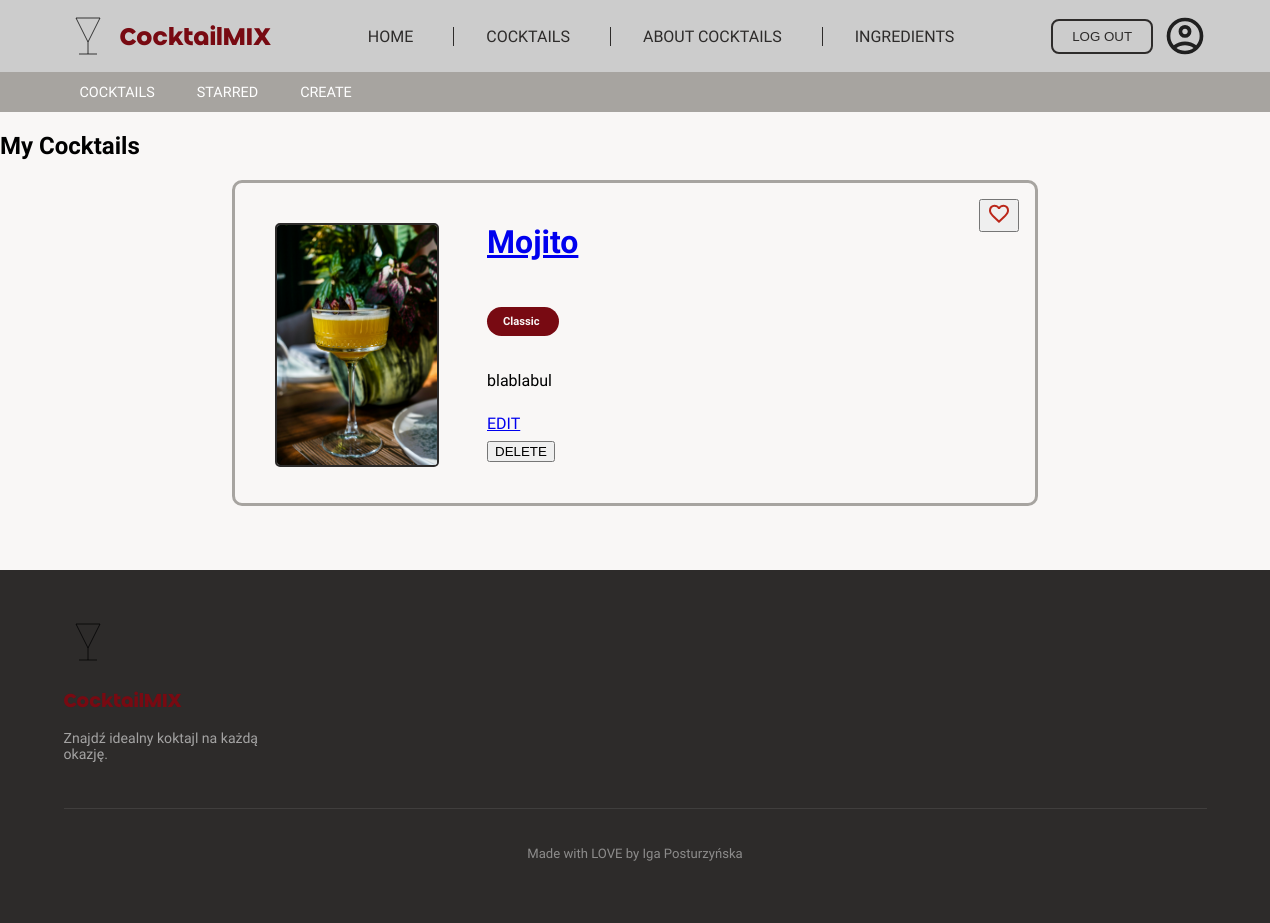
Before: /cocktails/users_cocktails/ (signed in) with the older database file.
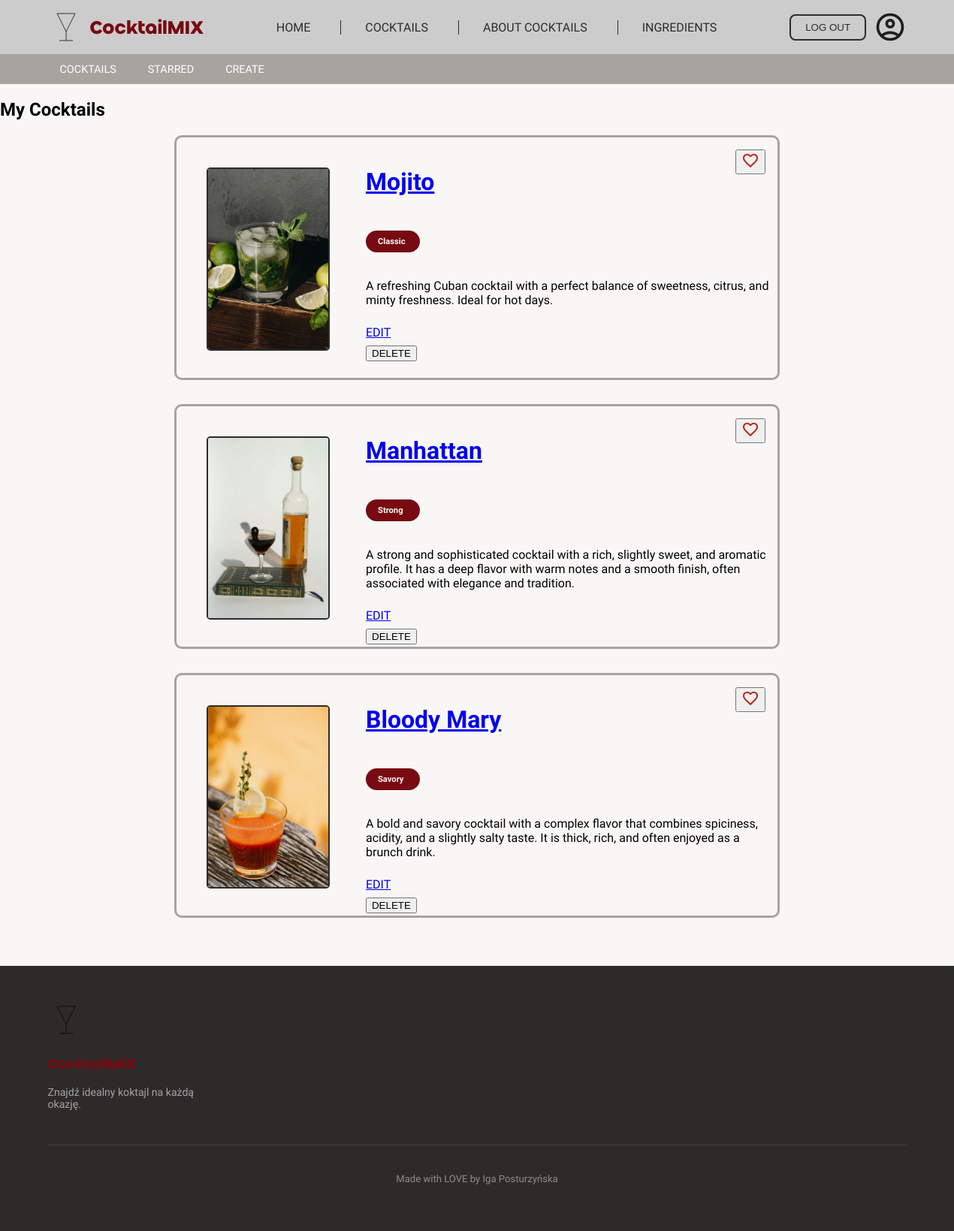
After: the same page with the newer database file.
### cocktails/models.py (models this page shows, shortened)
class Cocktail(models.Model):
    id = models.AutoField(primary_key=True)
    user = models.ForeignKey(settings.AUTH_USER_MODEL, on_delete=models.CASCADE, related_name='cocktails', null=True, blank=True)
    name = models.CharField(max_length=50)
    category = models.CharField(max_length=50)
    description = models.TextField(blank=True)
    image = models.ImageField(upload_to='cocktails/', blank=True, null=True)
    date = models.DateField(auto_now=True)
    ingredients = models.ManyToManyField(Ingredient, through='CocktailIngrediets', blank = True)

### cocktails/views.py (the view)
# urls.py: path('users_cocktails/', views.user_cocktails, name='users_cocktails'),
def user_cocktails(request):
    cocktails = request.user.cocktails.all()
    return render(request, 'cocktails/user_cocktails.html', {'user': request.user, 'cocktails':cocktails})

### cocktails/templates/cocktails/user_cocktails.html (shortened to what this page needs)
{% extends 'base.html' %}
{% block content %}
{% if request.user.is_authenticated %}
    <div class="small_nav">
                <a href="{% url 'cocktails' %}">COCKTAILS</a>
                <a href="/cocktails/users_favourite_cocktails/">STARRED</a>
                <a href="/cocktails/create/">CREATE</a>
    </div>
    {% endif %}
<section>
    <div>
        <h1>My Cocktails</h1>
        {% for cocktail in cocktails %}
            {% include 'cocktails/cocktail_index.html' with cocktail=cocktail %}
        {% empty %}
            <p>Nie masz jeszcze żadnych koktajli.</p>
            <a href="/cocktails/create/">Create your own Cocktail!</a>
        {% endfor %}
    </div>
</section>
{% endblock %}

### templates/base.html (shortened to what this page needs)
{% load static %}
<!doctype html>
<html lang="en">
<head>
    <link rel="stylesheet" href="{% static 'css/base.css' %}">
</head>
<body>
    <div>
        <header>
        <nav>
            <div class="logo">
                <img id='page-icon' src="{% static 'icons/glass-coctail-svgrepo-com.svg' %}" alt="Ikona">
                <h1 id="page-name">CocktailMIX</h1>
            </div>
        <ul class="nav-links">
        <li><a class='menu-labels' href="/">HOME</a></li>
        <li><a class='menu-labels' href="/cocktails/">COCKTAILS</a></li>
        <li><a class='menu-labels' href="/about/">ABOUT COCKTAILS</a></li>
    {% if request.user.is_authenticated %}
        <li><a class='menu-labels' href="{% url 'ingredients_list' %}">INGREDIENTS</a></li>
    {% endif %}
        </ul>
        <div class="nav-login">
            {% if request.user.is_authenticated %}
                <form method="POST" action="{% url 'users:logout' %}">
                    <button type="submit"  class="log-btn">LOG OUT</button>
                </form>
                <img src="{% static 'icons/user.svg' %}" id="user-icon">
            {% else %}
                <a href="/users/login" class="log-btn">LOG IN</a>
                <a href="/users/register" class="log-btn">SIGN UP</a>
            {% endif %}
        </div>
  </nav>
    </header>
    </div>
    <main>
    {% block content %}
    {% endblock %}
    </main>
    <footer>
    <div class="footer-top">
        <div class="footer-brand">
            <img id="page-icon" src="{% static 'icons/glass-coctail-svgrepo-com.svg' %}" alt="Ikona">
            <h3 id="page-name">CocktailMIX</h3>
            <p>Znajdź idealny koktajl na każdą okazję.</p>
        </div>
    </div>
    <div class="footer-bottom">
        <p>Made with LOVE by Iga Posturzyńska</p>
    </div>
</footer>
</body>
</html>

### cocktails/templates/cocktails/cocktail_index.html (shortened to what this page needs)
{% load static %}
<div class="cocktail-card">
    <a href="{% url 'cocktail_details' cocktail.id %}">
        {% if cocktail.image %}
        <img src="{{ cocktail.image.url }}" alt="{{ cocktail.name }}" class="drink_photo">
        {% else %}
        <img src="{% static 'icons/glass-coctail-svgrepo-com.svg' %}" alt="{{ cocktail.name }}" class="drink_photo">
        {% endif %}
    </a>
    <form method="POST" action="{% url 'toggle-star' cocktail.id %}">
        <button class="starred_button"><img src="{% static 'icons/starred.svg' %}"></button>
    </form>
    <div class="cocktail-card-body">
        <a href="{% url 'cocktail_details' cocktail.id %}">
            <h2 class="drink_name">{{ cocktail.name }}</h2>
        </a>
        <h3 class="drink_category">{{ cocktail.category }}</h3>
        <p class="drink_description">{{ cocktail.description }}</p>
        {% if request.user == cocktail.user %}
        <a href="{% url 'edit_cocktail' cocktail.id %}">EDIT</a>
        <form method="POST" action="{% url 'delete_cocktail' cocktail.id %}">
            <button type="submit">DELETE</button>
        </form>
        {% endif %}
    </div>
</div>

### static/css/base.css (style rules this page uses)
body { margin: 0; padding: 0; overflow-x: hidden; }
nav { position: fixed; top: 0; left: 0; right: 0; z-index: 100; display: flex; align-items: center; justify-content: space-between; padding: 0 5%; height: 72px; background: #CCCCCC; backdrop-filter: blur(12px); }
.nav-links { display: flex; gap: 2rem; list-style: none; }
.nav-links a { text-decoration: none; font-size: 1rem; font-weight: 500; color: #2D2B2A; position: relative; transition: color 0.2s; }
.nav-links a::after { content: ''; position: absolute; bottom: -4px; left: 0; width: 0; height: 2px; background: #780A12; transition: width 0.3s; }
#page-icon { height: 3rem; }
#page-name { color: #780A12; font-family: 'Marble-ExtraBold', sans-serif; }
.logo { display: flex; align-items: center; gap: 0.5rem; }
.nav-links li { border-right: 1px solid #2D2B2A; padding-right: 2.5rem; }
.nav-login { display: flex; flex-direction: row; align-items: center; gap: 10px; }
#user-icon { width: 2.7rem; }
.nav-links li:last-child { border-right: none; }
.log-btn { border: 2px solid #2D2B2A; color: #2D2B2A; background: transparent; padding: 0.5rem 1.2rem; border-radius: 8px; transition: all 0.2s; }
footer { background: #2D2B2A; color: #CCCCCC; padding: 3rem 5%; margin-top: 4rem; }
.footer-top { display: flex; justify-content: space-between; gap: 3rem; margin-bottom: 2rem; }
.footer-brand p { font-size: 0.88rem; margin-top: 0.5rem; max-width: 220px; opacity: 0.75; }
.footer-bottom { border-top: 1px solid rgba(255,255,255,0.15); padding-top: 1.5rem; text-align: center; font-size: 0.82rem; opacity: 0.6; }
body { font-family: "Ubuntu", sans-serif; background-color: #F9F7F6; }
main { padding-top: 72px; }
.cocktail-card { position: relative; display: flex; gap: 1.5rem; align-items: flex-start; height: 20rem; width: 50rem; margin: 0 auto 2rem auto; border: 3px solid #A7A4A0; border-radius: 10px; }
.drink_photo { height: 15rem; margin-left: 2.5rem; margin-top: 2.5rem; border: 2px solid #2D2B2A; border-radius: 5px; flex-shrink: 0; max-width: 10rem; }
.cocktail-card-body { display: flex; flex-direction: column; gap: 0.5rem; }
.drink_name { margin-top: 2.5rem; font-size: 2rem; }
.drink_category { font-size: 0.7rem; color: #F9F7F6; background-color: #780A12; padding: 0.5rem 1rem; max-width: 40px; border-radius: 16px; }
.small_nav { position: sticky; top: 72px; z-index: 99; height: 2.5rem; width: 100%; background-color: #A7A4A0; display: flex; align-items: center; gap: 10px; padding-left: 5%; }
main { padding-top: 72px; padding-left: 0; padding-right: 0; }
.small_nav a { color: white; text-decoration: none; padding: 0.3rem 1rem; border-radius: 6px; font-size: 0.9rem; transition: background 0.2s; }
.starred_button { position: absolute; top: 1rem; right: 1rem; }

Changed rows visible on the page:
changed Cocktail "Mojito": image: a different picture; description "blablabul" → "A refreshing Cuban cocktail with a perfect balance of sweetness, citrus, and minty freshness. Ideal for hot days."
added Cocktail: image (picture), name "Manhattan", category "Strong", description "A strong and sophisticated cocktail with a rich, slightly sweet, and aromatic profile. It has a deep flavor with warm notes and a smooth finish, often associated with elegance and tradition.", shows "EDIT"
added Cocktail: image (picture), name "Bloody Mary", category "Savory", description "A bold and savory cocktail with a complex flavor that combines spiciness, acidity, and a slightly salty taste. It is thick, rich, and often enjoyed as a brunch drink.", shows "EDIT"
